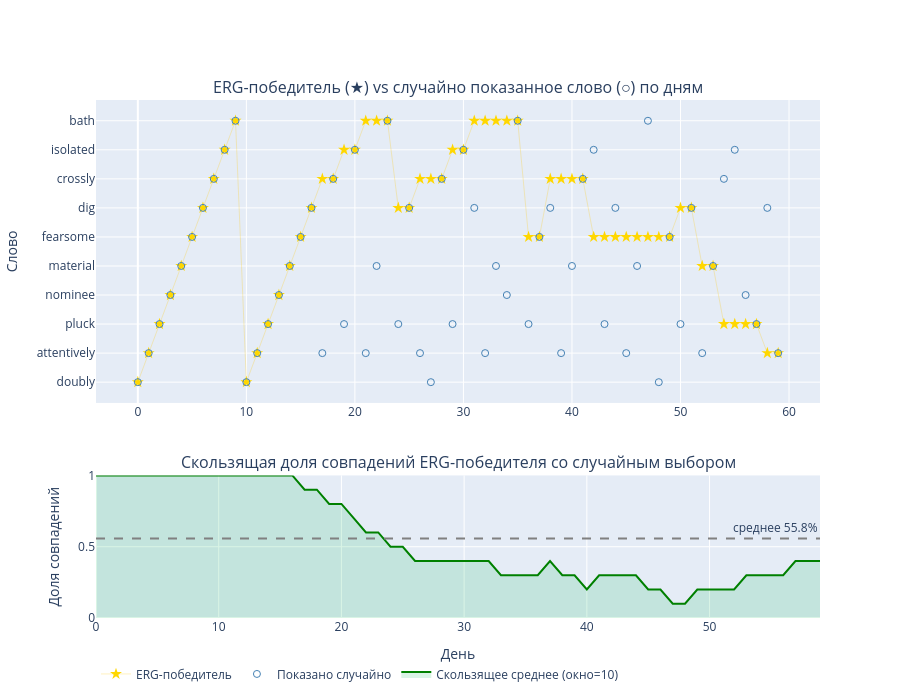

Notebook code for this chart:
### Code cell
# График 3: Таймлайн — ERG-победитель vs показанное слово + скользящая доля совпадений

fig = make_subplots(
    rows=2, cols=1,
    subplot_titles=[
        "ERG-победитель (★) vs случайно показанное слово (○) по дням",
        "Скользящая доля совпадений ERG-победителя со случайным выбором",
    ],
    row_heights=[0.68, 0.32],
    vertical_spacing=0.14,
)

fig.add_trace(go.Scatter(
    x=df_steps["step"],
    y=df_steps["erg_winner"],
    mode="markers+lines",
    marker=dict(symbol="star", size=9, color="gold"),
    line=dict(color="rgba(255,200,0,0.25)", width=1),
    name="ERG-победитель",
), row=1, col=1)

fig.add_trace(go.Scatter(
    x=df_steps["step"],
    y=df_steps["exercised_word"],
    mode="markers",
    marker=dict(symbol="circle-open", size=7, color="steelblue"),
    name="Показано случайно",
), row=1, col=1)

window = 10
rolling_match = df_steps["winner_matches_exercised"].rolling(window, min_periods=1).mean()
fig.add_trace(go.Scatter(
    x=df_steps["step"],
    y=rolling_match,
    mode="lines",
    fill="tozeroy",
    fillcolor="rgba(0,180,80,0.15)",
    line=dict(color="green", width=2),
    name=f"Скользящее среднее (окно={window})",
), row=2, col=1)

fig.add_hline(y=rolling_match.mean(), line_dash="dash", line_color="gray",
              annotation_text=f"среднее {rolling_match.mean():.1%}", row=2, col=1)

fig.update_yaxes(title_text="Слово", row=1, col=1)
fig.update_yaxes(title_text="Доля совпадений", range=[0, 1], row=2, col=1)
fig.update_xaxes(title_text="День", row=2, col=1)
fig.update_layout(height=700, showlegend=True, legend=dict(orientation="h", y=-0.08))
fig.show()

### Figure 1 — Plotly figure (JSON) as saved in the notebook; plotly's stock layout.template omitted (floating-point values rounded to 4 significant figures)
{"data": [{"line": {"color": "rgba(255,200,0,0.25)", "width": 1}, "marker": {"color": "gold", "size": 9, "symbol": "star"}, "mode": "markers+lines", "name": "ERG-победитель", "type": "scatter", "x": [0, 1, 2, 3, 4, 5, 6, 7, 8, 9, 10, 11, 12, 13, 14, 15, 16, 17, 18, 19, 20, 21, 22, 23, 24, 25, 26, 27, 28, 29, 30, 31, 32, 33, 34, 35, 36, 37, 38, 39, 40, 41, 42, 43, 44, 45, 46, 47, 48, 49, 50, 51, 52, 53, 54, 55, 56, 57, 58, 59], "xaxis": "x", "y": ["doubly", "attentively", "pluck", "nominee", "material", "fearsome", "dig", "crossly", "isolated", "bath", "doubly", "attentively", "pluck", "nominee", "material", "fearsome", "dig", "crossly", "crossly", "isolated", "isolated", "bath", "bath", "bath", "dig", "dig", "crossly", "crossly", "crossly", "isolated", "isolated", "bath", "bath", "bath", "bath", "bath", "fearsome", "fearsome", "crossly", "crossly", "crossly", "crossly", "fearsome", "fearsome", "fearsome", "fearsome", "fearsome", "fearsome", "fearsome", "fearsome", "dig", "dig", "material", "material", "pluck", "pluck", "pluck", "pluck", "attentively", "attentively"], "yaxis": "y"}, {"marker": {"color": "steelblue", "size": 7, "symbol": "circle-open"}, "mode": "markers", "name": "Показано случайно", "type": "scatter", "x": [0, 1, 2, 3, 4, 5, 6, 7, 8, 9, 10, 11, 12, 13, 14, 15, 16, 17, 18, 19, 20, 21, 22, 23, 24, 25, 26, 27, 28, 29, 30, 31, 32, 33, 34, 35, 36, 37, 38, 39, 40, 41, 42, 43, 44, 45, 46, 47, 48, 49, 50, 51, 52, 53, 54, 55, 56, 57, 58, 59], "xaxis": "x", "y": ["doubly", "attentively", "pluck", "nominee", "material", "fearsome", "dig", "crossly", "isolated", "bath", "doubly", "attentively", "pluck", "nominee", "material", "fearsome", "dig", "attentively", "crossly", "pluck", "isolated", "attentively", "material", "bath", "pluck", "dig", "attentively", "doubly", "crossly", "pluck", "isolated", "dig", "attentively", "material", "nominee", "bath", "pluck", "fearsome", "dig", "attentively", "material", "crossly", "isolated", "pluck", "dig", "attentively", "material", "bath", "doubly", "fearsome", "pluck", "dig", "attentively", "material", "crossly", "isolated", "nominee", "pluck", "dig", "attentively"], "yaxis": "y"}, {"fill": "tozeroy", "fillcolor": "rgba(0,180,80,0.15)", "line": {"color": "green", "width": 2}, "mode": "lines", "name": "Скользящее среднее (окно=10)", "type": "scatter", "x": [0, 1, 2, 3, 4, 5, 6, 7, 8, 9, 10, 11, 12, 13, 14, 15, 16, 17, 18, 19, 20, 21, 22, 23, 24, 25, 26, 27, 28, 29, 30, 31, 32, 33, 34, 35, 36, 37, 38, 39, 40, 41, 42, 43, 44, 45, 46, 47, 48, 49, 50, 51, 52, 53, 54, 55, 56, 57, 58, 59], "xaxis": "x2", "y": [1.0, 1.0, 1.0, 1.0, 1.0, 1.0, 1.0, 1.0, 1.0, 1.0, 1.0, 1.0, 1.0, 1.0, 1.0, 1.0, 1.0, 0.9, 0.9, 0.8, 0.8, 0.7, 0.6, 0.6, 0.5, 0.5, 0.4, 0.4, 0.4, 0.4, 0.4, 0.4, 0.4, 0.3, 0.3, 0.3, 0.3, 0.4, 0.3, 0.3, 0.2, 0.3, 0.3, 0.3, 0.3, 0.2, 0.2, 0.1, 0.1, 0.2, 0.2, 0.2, 0.2, 0.3, 0.3, 0.3, 0.3, 0.4, 0.4, 0.4], "yaxis": "y2"}], "layout": {"annotations": [{"font": {"size": 16}, "showarrow": false, "text": "ERG-победитель (★) vs случайно показанное слово (○) по дням", "x": 0.5, "xanchor": "center", "xref": "paper", "y": 1, "yanchor": "bottom", "yref": "paper"}, {"font": {"size": 16}, "showarrow": false, "text": "Скользящая доля совпадений ERG-победителя со случайным выбором", "x": 0.5, "xanchor": "center", "xref": "paper", "y": 0.2752, "yanchor": "bottom", "yref": "paper"}, {"showarrow": false, "text": "среднее 55.8%", "x": 1, "xanchor": "right", "xref": "x2 domain", "y": 0.5583, "yanchor": "bottom", "yref": "y2"}], "height": 700, "legend": {"orientation": "h", "y": -0.08}, "shapes": [{"line": {"color": "gray", "dash": "dash"}, "type": "line", "x0": 0, "x1": 1, "xref": "x2 domain", "y0": 0.5583, "y1": 0.5583, "yref": "y2"}], "showlegend": true, "xaxis": {"anchor": "y", "domain": [0, 1]}, "xaxis2": {"anchor": "y2", "domain": [0, 1], "title": {"text": "День"}}, "yaxis": {"anchor": "x", "domain": [0.4152, 1], "title": {"text": "Слово"}}, "yaxis2": {"anchor": "x2", "domain": [0, 0.2752], "range": [0, 1], "title": {"text": "Доля совпадений"}}}}
